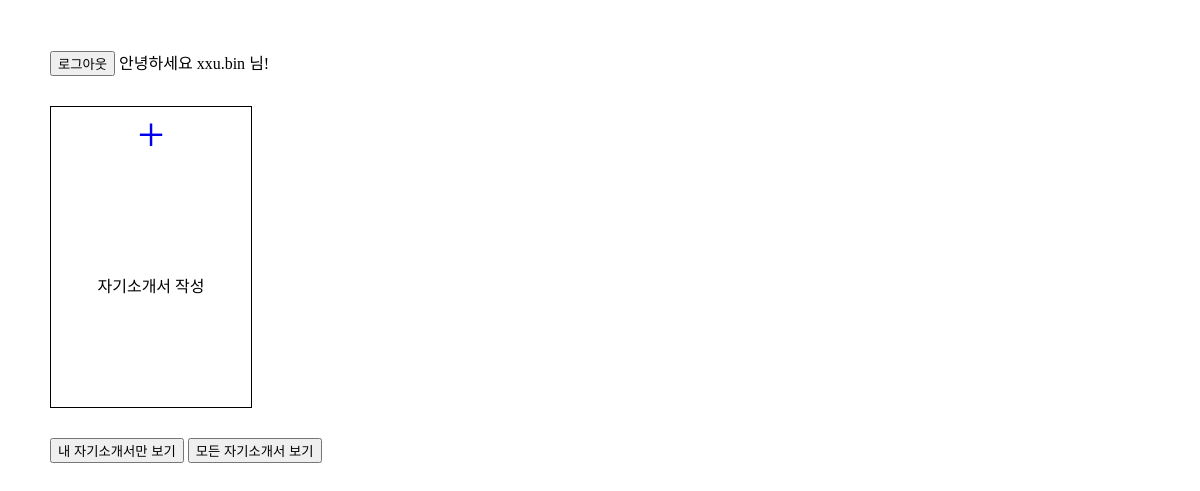
The page /my_index (signed in) on the database as committed earlier.
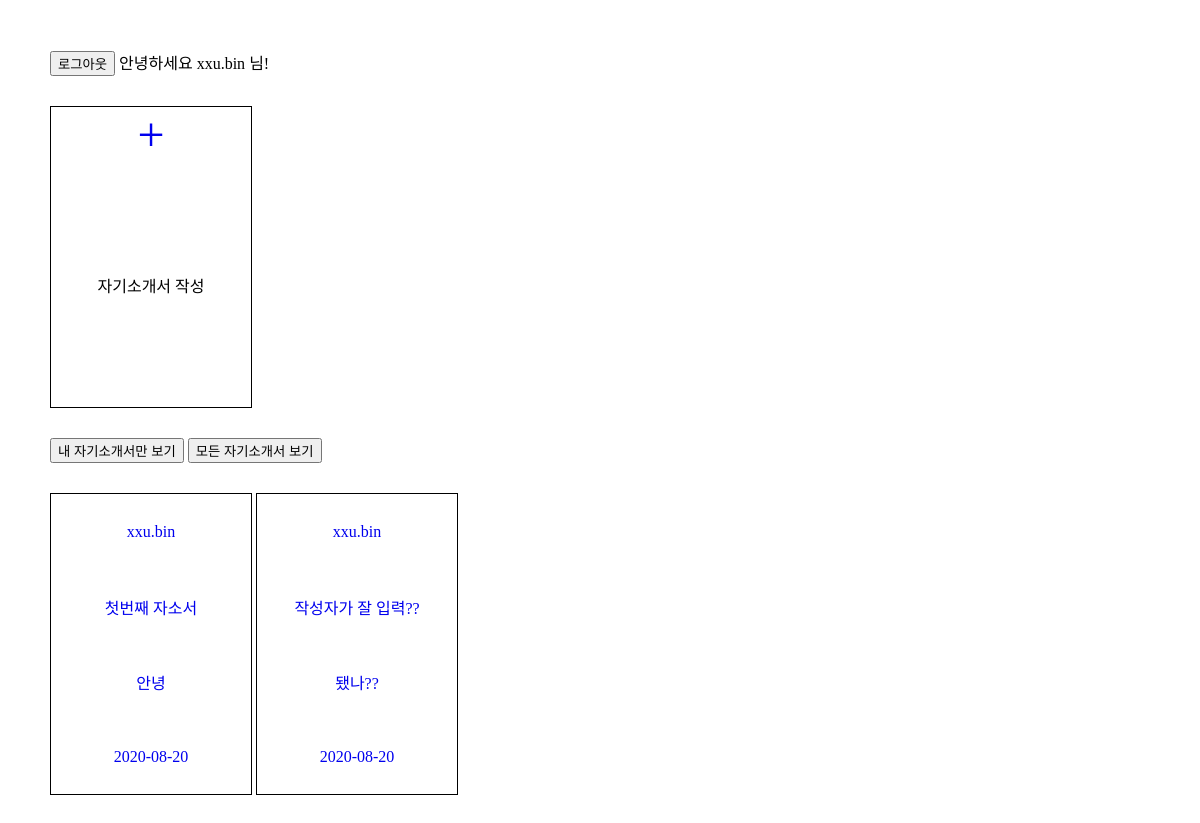
The same page on the database as committed later.
### main/models.py (models this page shows)
class Jasoseol(models.Model):
    title = models.CharField(max_length=50)
    content = models.TextField()
    updated_at = models.DateTimeField(auto_now=True)
    author = models.ForeignKey(User, on_delete=models.CASCADE)

### main/views.py (the view)
# urls.py: path('my_index', my_index, name="my_index"),
def my_index(request):
    my_jss = Jasoseol.objects.filter(author=request.user)
    return render(request, 'index.html', {'all_jss':my_jss})

### main/templates/index.html (shortened to what this page needs)
{% load static %}
<!DOCTYPE html>
<html lang="en">
<head>
    <link rel="stylesheet" type="text/css" href="{% static 'css/index.css' %}">
</head>
<body>
    {% if user.is_authenticated %}
    <a href="{% url 'logout' %}">
        <button>로그아웃</button>
    </a>
    안녕하세요 {{user}} 님!
    {% endif %}
    <div class="make_jss">
        <a href="{% url 'create' %}">
        <div class="pluse_btn">
            +
        </div>
        </a>
        <p>자기소개서 작성</p>
    </div>
    {% if user.is_authenticated %}
        <a href="{% url 'my_index' %}">
        <button>내 자기소개서만 보기</button>
        </a>
        <a href="{% url 'index' %}">
        <button>모든 자기소개서 보기</button>
        </a>
    {% endif %}
    <br>
    {% for jss in all_jss %}
    <a href="{% url 'detail' jss.id %}">
    <div class="all_jss">
        <p>{{jss.author}}</p>
        <P>{{jss.title}}</p>
        <p>{{jss.content}}</p>
        <p>{{jss.updated_at|date:"Y-m-d"}}</p>
    </div>
    </a>
    {% endfor %}
</body>
</html>

### main/static/css/index.css (style rules this page uses)
body { margin: 0; padding: 50px; }
a { text-decoration: none; }
.make_jss, .all_jss { width: 200px; height: 300px; border: 1px solid black; display: flex; flex-direction: column; align-items: center; margin-bottom: 30px; margin-top: 30px; }
.all_jss { display: inline-flex; }
.pluse_btn { flex: 1; display: flex; align-items: center; font-size: 3rem; }
p { flex: 1; display: flex; align-items: center; }

Rows that differ between the two databases and show on the page:
now on this page (row edited): Jasoseol: author "xxu.bin", title "첫번째 자소서", content "안녕", updated_at "2020-08-20"
added Jasoseol: author "xxu.bin", title "작성자가 잘 입력??", content "됐나??", updated_at "2020-08-20"
